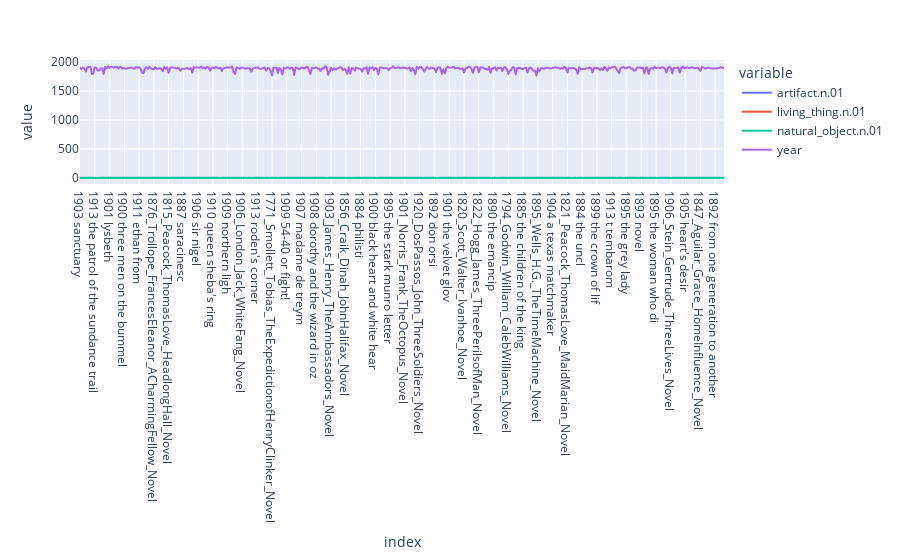

Notebook code for this chart:
### Code cell
px.line(df)

### Figure 1 — Plotly figure (JSON) as saved in the notebook; plotly's stock layout.template omitted (floating-point values rounded to 4 significant figures; data arrays with more than 128 entries replaced by an {"elided": "..."} marker saying what was removed)
{"data": [{"hovertemplate": "variable=artifact.n.01<br>index=%{x}<br>value=%{y}<extra></extra>", "legendgroup": "artifact.n.01", "line": {"color": "#636efa", "dash": "solid"}, "marker": {"symbol": "circle"}, "mode": "lines", "name": "artifact.n.01", "showlegend": true, "type": "scattergl", "x": {"elided": "437 str values"}, "xaxis": "x", "y": {"elided": "437 float values"}, "yaxis": "y"}, {"hovertemplate": "variable=living_thing.n.01<br>index=%{x}<br>value=%{y}<extra></extra>", "legendgroup": "living_thing.n.01", "line": {"color": "#EF553B", "dash": "solid"}, "marker": {"symbol": "circle"}, "mode": "lines", "name": "living_thing.n.01", "showlegend": true, "type": "scattergl", "x": {"elided": "437 str values"}, "xaxis": "x", "y": {"elided": "437 float values"}, "yaxis": "y"}, {"hovertemplate": "variable=natural_object.n.01<br>index=%{x}<br>value=%{y}<extra></extra>", "legendgroup": "natural_object.n.01", "line": {"color": "#00cc96", "dash": "solid"}, "marker": {"symbol": "circle"}, "mode": "lines", "name": "natural_object.n.01", "showlegend": true, "type": "scattergl", "x": {"elided": "437 str values"}, "xaxis": "x", "y": {"elided": "437 float values"}, "yaxis": "y"}, {"hovertemplate": "variable=year<br>index=%{x}<br>value=%{y}<extra></extra>", "legendgroup": "year", "line": {"color": "#ab63fa", "dash": "solid"}, "marker": {"symbol": "circle"}, "mode": "lines", "name": "year", "showlegend": true, "type": "scattergl", "x": {"elided": "437 str values"}, "xaxis": "x", "y": {"elided": "437 int values"}, "yaxis": "y"}], "layout": {"autosize": true, "legend": {"title": {"text": "variable"}, "tracegroupgap": 0}, "margin": {"t": 60}, "xaxis": {"anchor": "y", "autorange": true, "domain": [0, 1], "range": [0, 436], "title": {"text": "index"}, "type": "category"}, "yaxis": {"anchor": "x", "autorange": true, "domain": [0, 1], "range": [-107.2, 2037.0], "title": {"text": "value"}, "type": "linear"}}}
